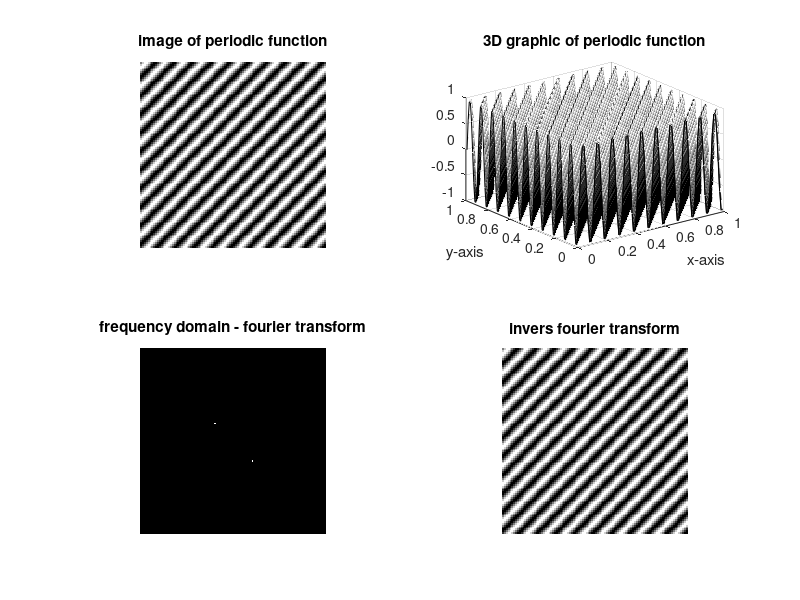

MATLAB code for this plot:
clear; clc;

Fs = 100;
dt = 1/Fs;
N  = 1*Fs;
t  = (0:N-1)*dt;
T  = N*dt;

%[xt, yt] = meshgrid(0:dt:T);
[xt, yt] = meshgrid(t);

ft = sin(2*pi*10*xt +2*pi*10*yt);

subplot(2, 2, 1); imshow(ft, []); title('image of periodic function');

subplot(2, 2, 2); surf(xt, flipud(yt), ft); 
colormap gray; %in image y coordinate is upside-down
xlabel('x-axis'); ylabel('y-axis'); 
title('3D graphic of periodic function');

subplot(2, 2, 3); imshow(fftshift(log(1+abs(fft2(ft)))),[]);
title('frequency domain - fourier transform');
subplot(2, 2, 4); imshow(fftshift((ifft2(fft2(ft)))),[]);
title('invers fourier transform');
